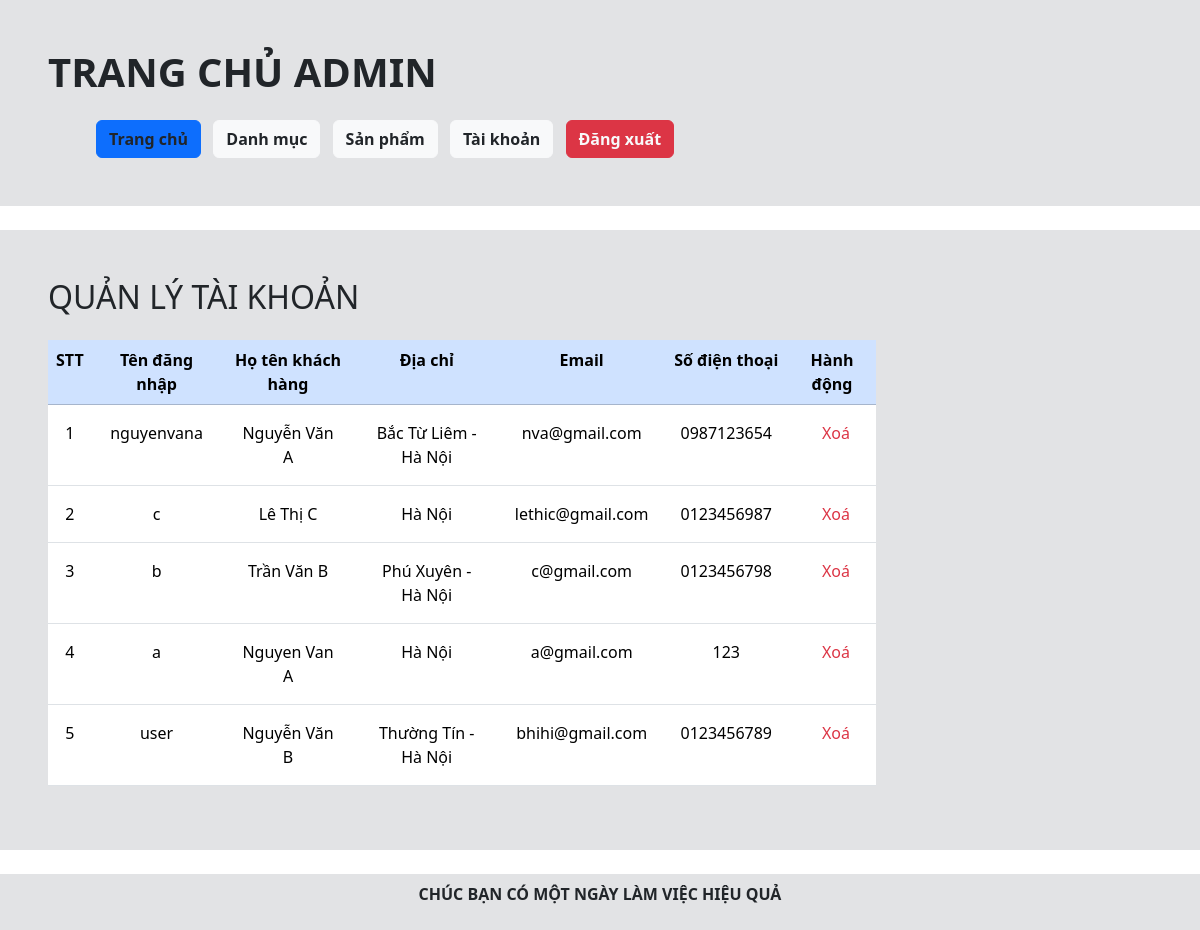
Screenshot of /admin/index.php?act=user (signed in) with the database file from the repository.
### tables this page shows
CREATE TABLE `tbl_user` (
  `id` int NOT NULL,
  `name` varchar(50) DEFAULT NULL,
  `address` varchar(200) DEFAULT NULL,
  `email` varchar(50) DEFAULT NULL,
  `tel` varchar(20) DEFAULT NULL,
  `user` varchar(20) NOT NULL,
  `pass` varchar(20) NOT NULL,
  `role` tinyint(1) NOT NULL DEFAULT '0'
);

### admin/model/user.php (called while the page is built, shortened)
<?php
function getalluser()
{
    $conn = connectdb();
    $stmt = $conn->prepare("SELECT * FROM tbl_user WHERE 1 AND role = 0 ORDER BY id DESC");
    $stmt->execute();
    $kq = $stmt->fetchAll();
    return $kq;
}
?>

### admin/view/user.php (the view)
<main class="mb-4">
    <div class="bg-secondary-subtle p-5">
        <h2 class="mb-4">QUẢN LÝ TÀI KHOẢN</h2>
        <table class="table table-hover text-center w-75">
            <tr class="table-primary">
                <th>STT</th>
                <th>Tên đăng nhập</th>
                <th>Họ tên khách hàng</th>
                <th>Địa chỉ</th>
                <th>Email</th>
                <th>Số điện thoại</th>
                <th>Hành động</th>
            </tr>
            <?php
            if (isset($kq) && count($kq) > 0) {
                $i = 0;
                foreach ($kq as $user) {
                    echo '<tr>
                        <td class="p-3">' . $i + 1 . '</td>
                        <td class="p-3">' . $user['user'] . '</td>
                        <td class="p-3">' . $user['name'] . '</td>
                        <td class="p-3">' . $user['address'] . '</td>
                        <td class="p-3">' . $user['email'] . '</td>
                        <td class="p-3">' . $user['tel'] . '</td>
                        <td class="p-3">
                            <a href="index.php?act=deluser&id=' . $user['id'] . '" class="text-decoration-none text-danger ms-2">Xoá</a>
                        </td>
                    </tr>';
                    $i++;
                }
            } else {
                echo 'Hiện tại chưa có khách hàng nào.';
            }
            ?>
        </table>
    </div>
</main>

### rows the page displays
tbl_user: user "nguyenvana", name "Nguyễn Văn A", address "Bắc Từ Liêm - Hà Nội", email "nva@gmail.com", tel "0987123654"
tbl_user: user "c", name "Lê Thị C", address "Hà Nội", email "lethic@gmail.com", tel "0123456987"
tbl_user: user "b", name "Trần Văn B", address "Phú Xuyên - Hà Nội", email "c@gmail.com", tel "0123456798"
tbl_user: user "a", name "Nguyen Van A", address "Hà Nội", email "a@gmail.com", tel "123"
tbl_user: user "user", name "Nguyễn Văn B", address "Thường Tín - Hà Nội", email "bhihi@gmail.com", tel "0123456789"
